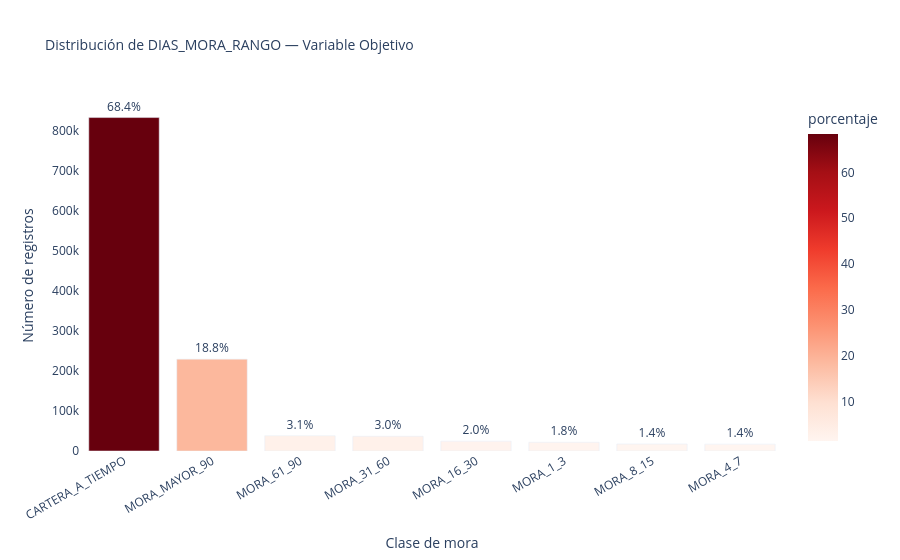

Notebook code cell kept with this figure:
### Markdown cell above
## 4. Variable objetivo — `DIAS_MORA_RANGO`

Esta es la variable que el modelo deberá predecir. Documentamos:

1. **Cuántas clases existen realmente** en el dataset completo (la tesis reportaba 8; en la muestra se detectaron al menos 2)
2. **Distribución de frecuencias** para cuantificar el desbalance
3. **Ratio de desbalance** (clase más frecuente / clase menos frecuente)

> **Decisión de diseño:** Si el ratio de desbalance supera 10x, se activa
> `is_unbalance=True` en LightGBM y `class_weight='balanced'` en Logistic Regression.
> La métrica de evaluación será **macro F1** en todos los casos.

### Code cell
# ── Distribución de la variable objetivo ─────────────────────────────────────
dist_target = (
    df["DIAS_MORA_RANGO"]
    .value_counts(dropna=False)   # dropna=False para detectar nulos en el target
    .reset_index()
)
dist_target.columns = ["clase", "frecuencia"]
dist_target["porcentaje"] = (dist_target["frecuencia"] / len(df) * 100).round(2)
dist_target["frecuencia_fmt"] = dist_target["frecuencia"].apply(lambda x: f"{x:,}")

print("=== DISTRIBUCIÓN DE DIAS_MORA_RANGO ===\n")
display(dist_target.drop(columns="frecuencia_fmt"))

# ── Métricas de desbalance ────────────────────────────────────────────────────
n_clases          = dist_target["clase"].nunique()
frec_max          = dist_target["frecuencia"].max()
frec_min          = dist_target["frecuencia"].min()
clase_mayoritaria = dist_target.loc[dist_target["frecuencia"].idxmax(), "clase"]
clase_minoritaria = dist_target.loc[dist_target["frecuencia"].idxmin(), "clase"]
ratio_desbalance  = frec_max / frec_min

print(f"\nNúmero de clases detectadas  : {n_clases}")
print(f"Clase más frecuente          : '{clase_mayoritaria}' ({frec_max:,} filas)")
print(f"Clase menos frecuente        : '{clase_minoritaria}' ({frec_min:,} filas)")
print(f"Ratio de desbalance (max/min): {ratio_desbalance:.1f}x")

if ratio_desbalance > 10:
    print("\n⚠️  Desbalance > 10x — se activará is_unbalance=True en LightGBM (Sprint 5)")
else:
    print("\n✓ Desbalance moderado — class_weight puede ser suficiente")

# ── Visualización interactiva ─────────────────────────────────────────────────
fig = px.bar(
    dist_target,
    x="clase",
    y="frecuencia",
    text="porcentaje",
    title="Distribución de DIAS_MORA_RANGO — Variable Objetivo",
    labels={"clase": "Clase de mora", "frecuencia": "Número de registros"},
    color="porcentaje",
    color_continuous_scale="Reds",
)
fig.update_traces(texttemplate="%{text:.1f}%", textposition="outside")
fig.update_layout(
    xaxis_tickangle=-30,
    showlegend=False,
    title_font_size=14,
    plot_bgcolor="white",
)
fig.show()

# Guardar versión estática para el reporte ejecutivo
fig.write_image(str(FIG_DIR / "01_distribucion_target.png"), scale=2)
print("\n✓ Figura guardada en reports/figures/01_distribucion_target.png")

### Figure 1 — Plotly figure (JSON) as saved in the notebook; plotly's stock layout.template omitted (floating-point values rounded to 4 significant figures)
{"data": [{"hovertemplate": "Clase de mora=%{x}<br>Número de registros=%{y}<br>porcentaje=%{marker.color}<extra></extra>", "legendgroup": "", "marker": {"color": [68.36, 18.84, 3.13, 3.02, 2.02, 1.79, 1.44, 1.4], "coloraxis": "coloraxis", "pattern": {"shape": ""}}, "name": "", "orientation": "v", "showlegend": false, "text": [68.36, 18.84, 3.13, 3.02, 2.02, 1.79, 1.44, 1.4], "textposition": "outside", "texttemplate": "%{text:.1f}%", "type": "bar", "x": ["CARTERA_A_TIEMPO", "MORA_MAYOR_90", "MORA_61_90", "MORA_31_60", "MORA_16_30", "MORA_1_3", "MORA_8_15", "MORA_4_7"], "xaxis": "x", "y": [833206, 229571, 38151, 36820, 24562, 21862, 17537, 17122], "yaxis": "y"}], "layout": {"barmode": "relative", "coloraxis": {"autocolorscale": false, "colorbar": {"title": {"text": "porcentaje"}}, "colorscale": [[0, "rgb(255,245,240)"], [0.125, "rgb(254,224,210)"], [0.25, "rgb(252,187,161)"], [0.375, "rgb(252,146,114)"], [0.5, "rgb(251,106,74)"], [0.625, "rgb(239,59,44)"], [0.75, "rgb(203,24,29)"], [0.875, "rgb(165,15,21)"], [1, "rgb(103,0,13)"]]}, "legend": {"tracegroupgap": 0}, "plot_bgcolor": "white", "showlegend": false, "title": {"font": {"size": 14}, "text": "Distribución de DIAS_MORA_RANGO — Variable Objetivo"}, "xaxis": {"anchor": "y", "domain": [0, 1], "tickangle": -30, "title": {"text": "Clase de mora"}}, "yaxis": {"anchor": "x", "domain": [0, 1], "title": {"text": "Número de registros"}}}}
